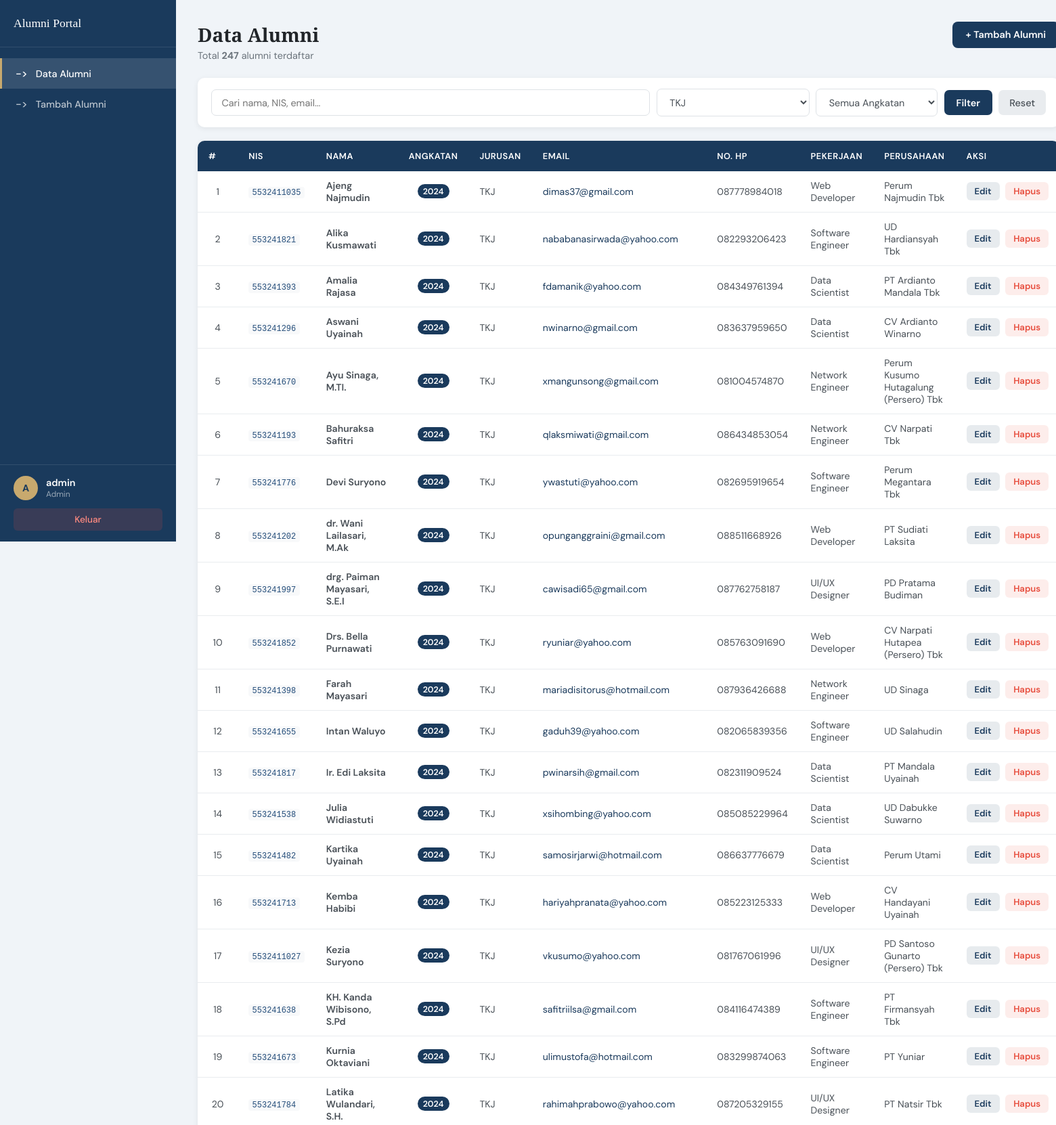
Screenshot of /dashboard_admin.php?jurusan=TKJ (signed in, upper part) with the database file from the repository.
### tables this page shows
CREATE TABLE `alumni` (
  `id_alumni`   INT(11)      NOT NULL AUTO_INCREMENT,
  `nim`         VARCHAR(20)  NOT NULL,
  `nama`        VARCHAR(100) NOT NULL,
  `angkatan`    YEAR         NOT NULL,
  `jurusan`     VARCHAR(100) NOT NULL,
  `email`       VARCHAR(100) NOT NULL,
  `no_hp`       VARCHAR(20)  NOT NULL,
  `pekerjaan`   VARCHAR(100) DEFAULT NULL,
  `perusahaan`  VARCHAR(150) DEFAULT NULL,
  `alamat`      TEXT         DEFAULT NULL,
  `created_at`  TIMESTAMP    NOT NULL DEFAULT CURRENT_TIMESTAMP,
  PRIMARY KEY (`id_alumni`)
);

### dashboard_admin.php (the view, shortened to what this page needs)
<?php
require 'koneksi.php';
$search   = trim($_GET['search'] ?? '');
$jurusan  = trim($_GET['jurusan'] ?? '');
$angkatan = trim($_GET['angkatan'] ?? '');
$where  = [];
$params = [];
if ($jurusan) {
    $where[]  = 'jurusan = ?';
    $params[] = $jurusan;
}
$sql = "SELECT * FROM alumni";
if ($where) {
    $sql .= " WHERE " . implode(' AND ', $where);
}
$sql .= " ORDER BY angkatan DESC, nama ASC";
$stmt = $pdo->prepare($sql);
$stmt->execute($params);
$alumni = $stmt->fetchAll();
$jurusans  = $pdo->query("SELECT DISTINCT jurusan FROM alumni ORDER BY jurusan")->fetchAll(PDO::FETCH_COLUMN);
$total = count($alumni);
?>
<!DOCTYPE html>
<html lang="id">
<head>
    <link rel="stylesheet" href="style/dashboard.css">
</head>
<body>
    <aside class="sidebar">
        <div class="sidebar-brand">
            <span class="brand-name">Alumni Portal</span>
        </div>
        <nav class="sidebar-nav">
            <a href="dashboard_admin.php" class="nav-item active">
                <span class="nav-icon">-></span> Data Alumni
            </a>
            <a href="tambah.php" class="nav-item">
                <span class="nav-icon">-></span> Tambah Alumni
            </a>
        </nav>
        <div class="sidebar-footer">
            <div class="user-info">
                <div class="user-avatar"><?= strtoupper($_SESSION['username'][0]) ?></div>
                <div>
                    <div class="user-name"><?= htmlspecialchars($_SESSION['username']) ?></div>
                    <div class="user-role"><?= ucfirst($_SESSION['role']) ?></div>
                </div>
            </div>
            <a href="logout.php" class="btn-logout">Keluar</a>
        </div>
    </aside>
    <main class="main-content">
        <div class="page-header">
            <div>
                <h1 class="page-title">Data Alumni</h1>
                <p class="page-subtitle">Total <strong><?= $total ?></strong> alumni terdaftar</p>
            </div>
            <a href="tambah.php" class="btn-primary">+ Tambah Alumni</a>
        </div>
        <form method="GET" class="filter-bar">
            <input type="text" name="search" placeholder="Cari nama, NIS, email..."
                value="<?= htmlspecialchars($search) ?>" class="filter-input">
            <select name="jurusan" class="filter-select">
                <?php foreach ($jurusans as $j): ?>
                    <option value="<?= htmlspecialchars($j) ?>" <?= $jurusan === $j ? 'selected' : '' ?>>
                        <?= htmlspecialchars($j) ?>
                    </option>
                <?php endforeach; ?>
            </select>
            <select name="angkatan" class="filter-select">
                <option value="">Semua Angkatan</option>
            </select>
            <button type="submit" class="btn-filter">Filter</button>
            <?php if ($search || $jurusan || $angkatan): ?>
                <a href="dashboard_admin.php" class="btn-reset">Reset</a>
            <?php endif; ?>
        </form>
        <div class="table-wrapper">
            <?php if (empty($alumni)): ?>
                <div class="empty-state">
                    <h3>Belum ada data alumni</h3>
                    <p>Mulai tambahkan data alumni menggunakan tombol "Tambah Alumni".</p>
                </div>
            <?php else: ?>
                <table class="data-table">
                    <thead>
                        <tr>
                            <th>#</th>
                            <th>NIS</th>
                            <th>Nama</th>
                            <th>Angkatan</th>
                            <th>Jurusan</th>
                            <th>Email</th>
                            <th>No. HP</th>
                            <th>Pekerjaan</th>
                            <th>Perusahaan</th>
                            <th>Aksi</th>
                        </tr>
                    </thead>
                    <tbody>
                        <?php foreach ($alumni as $i => $a): ?>
                            <tr>
                                <td class="td-center"><?= $i + 1 ?></td>
                                <td><code><?= htmlspecialchars($a['nim']) ?></code></td>
                                <td class="td-nama"><?= htmlspecialchars($a['nama']) ?></td>
                                <td class="td-center">
                                    <span class="badge-angkatan"><?= $a['angkatan'] ?></span>
                                </td>
                                <td><?= htmlspecialchars($a['jurusan']) ?></td>
                                <td><a href="mailto:<?= htmlspecialchars($a['email']) ?>"><?= htmlspecialchars($a['email']) ?></a></td>
                                <td><?= htmlspecialchars($a['no_hp']) ?></td>
                                <td><?= htmlspecialchars($a['pekerjaan'] ?? '-') ?></td>
                                <td><?= htmlspecialchars($a['perusahaan'] ?? '-') ?></td>
                                <td class="td-aksi">
                                    <a href="edit.php?id=<?= $a['id_alumni'] ?>" class="btn-edit">Edit</a>
                                    <form method="POST" action="delete.php" onsubmit="return confirmDelete('<?= htmlspecialchars($a['nama']) ?>')">
                                        <button type="submit" class="btn-delete">Hapus</button>
                                    </form>
                                </td>
                            </tr>
                        <?php endforeach; ?>
                    </tbody>
                </table>
            <?php endif; ?>
        </div>
    </main>
</body>
</html>

### rows the page displays
alumni: nim "5532411035", nama "Ajeng Najmudin", angkatan "2024", jurusan "TKJ", email "dimas37@gmail.com", no_hp "087778984018", pekerjaan "Web Developer", perusahaan "Perum Najmudin Tbk"
alumni: nim "553241821", nama "Alika Kusmawati", angkatan "2024", jurusan "TKJ", email "nababanasirwada@yahoo.com", no_hp "082293206423", pekerjaan "Software Engineer", perusahaan "UD Hardiansyah Tbk"
alumni: nim "553241393", nama "Amalia Rajasa", angkatan "2024", jurusan "TKJ", email "fdamanik@yahoo.com", no_hp "084349761394", pekerjaan "Data Scientist", perusahaan "PT Ardianto Mandala Tbk"
alumni: nim "553241296", nama "Aswani Uyainah", angkatan "2024", jurusan "TKJ", email "nwinarno@gmail.com", no_hp "083637959650", pekerjaan "Data Scientist", perusahaan "CV Ardianto Winarno"
alumni: nim "553241670", nama "Ayu Sinaga, M.TI.", angkatan "2024", jurusan "TKJ", email "xmangunsong@gmail.com", no_hp "081004574870", pekerjaan "Network Engineer", perusahaan "Perum Kusumo Hutagalung (Persero) Tbk"
alumni: nim "553241193", nama "Bahuraksa Safitri", angkatan "2024", jurusan "TKJ", email "qlaksmiwati@gmail.com", no_hp "086434853054", pekerjaan "Network Engineer", perusahaan "CV Narpati Tbk"
alumni: nim "553241776", nama "Devi Suryono", angkatan "2024", jurusan "TKJ", email "ywastuti@yahoo.com", no_hp "082695919654", pekerjaan "Software Engineer", perusahaan "Perum Megantara Tbk"
alumni: nim "553241202", nama "dr. Wani Lailasari, M.Ak", angkatan "2024", jurusan "TKJ", email "opunganggraini@gmail.com", no_hp "088511668926", pekerjaan "Web Developer", perusahaan "PT Sudiati Laksita"
alumni: nim "553241997", nama "drg. Paiman Mayasari, S.E.I", angkatan "2024", jurusan "TKJ", email "cawisadi65@gmail.com", no_hp "087762758187", pekerjaan "UI/UX Designer", perusahaan "PD Pratama Budiman"
alumni: nim "553241852", nama "Drs. Bella Purnawati", angkatan "2024", jurusan "TKJ", email "ryuniar@yahoo.com", no_hp "085763091690", pekerjaan "Web Developer", perusahaan "CV Narpati Hutapea (Persero) Tbk"
alumni: nim "553241398", nama "Farah Mayasari", angkatan "2024", jurusan "TKJ", email "mariadisitorus@hotmail.com", no_hp "087936426688", pekerjaan "Network Engineer", perusahaan "UD Sinaga"
alumni: nim "553241655", nama "Intan Waluyo", angkatan "2024", jurusan "TKJ", email "gaduh39@yahoo.com", no_hp "082065839356", pekerjaan "Software Engineer", perusahaan "UD Salahudin"
alumni: nim "553241817", nama "Ir. Edi Laksita", angkatan "2024", jurusan "TKJ", email "pwinarsih@gmail.com", no_hp "082311909524", pekerjaan "Data Scientist", perusahaan "PT Mandala Uyainah"
alumni: nim "553241538", nama "Julia Widiastuti", angkatan "2024", jurusan "TKJ", email "xsihombing@yahoo.com", no_hp "085085229964", pekerjaan "Data Scientist", perusahaan "UD Dabukke Suwarno"
alumni: nim "553241482", nama "Kartika Uyainah", angkatan "2024", jurusan "TKJ", email "samosirjarwi@hotmail.com", no_hp "086637776679", pekerjaan "Data Scientist", perusahaan "Perum Utami"
alumni: nim "553241713", nama "Kemba Habibi", angkatan "2024", jurusan "TKJ", email "hariyahpranata@yahoo.com", no_hp "085223125333", pekerjaan "Web Developer", perusahaan "CV Handayani Uyainah"
alumni: nim "5532411027", nama "Kezia Suryono", angkatan "2024", jurusan "TKJ", email "vkusumo@yahoo.com", no_hp "081767061996", pekerjaan "UI/UX Designer", perusahaan "PD Santoso Gunarto (Persero) Tbk"
alumni: nim "553241638", nama "KH. Kanda Wibisono, S.Pd", angkatan "2024", jurusan "TKJ", email "safitriilsa@gmail.com", no_hp "084116474389", pekerjaan "Software Engineer", perusahaan "PT Firmansyah Tbk"
alumni: nim "553241673", nama "Kurnia Oktaviani", angkatan "2024", jurusan "TKJ", email "ulimustofa@hotmail.com", no_hp "083299874063", pekerjaan "Software Engineer", perusahaan "PT Yuniar"
alumni: nim "553241784", nama "Latika Wulandari, S.H.", angkatan "2024", jurusan "TKJ", email "rahimahprabowo@yahoo.com", no_hp "087205329155", pekerjaan "UI/UX Designer", perusahaan "PT Natsir Tbk"

### other values shown
$_SESSION['username'][0] "A"
$_SESSION['username'] "admin"
$_SESSION['role'] "Admin"
$total "247"
form field jurusan "TKJ"
